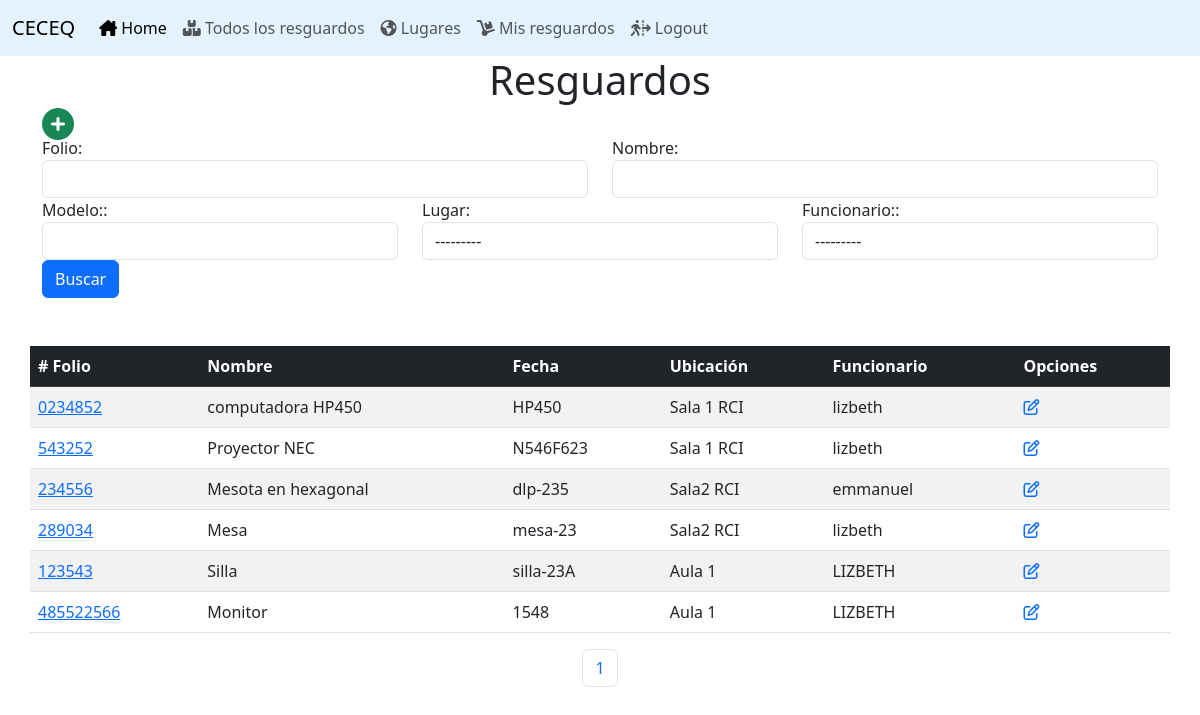
Screenshot of /all_items/ (signed in) with the database file from the repository.
### items/models.py (models this page shows, shortened)
class Item(models.Model):
    n_oficialia = models.CharField(max_length=15, blank=False, verbose_name='Número de Oficialia')
    descripcion = models.CharField(max_length=250,blank=False,verbose_name='Descripción')
    n_serie = models.CharField(max_length=100, blank=False, verbose_name='Número de serie')
    marca = models.CharField(max_length=20, blank=False, verbose_name='Marca')
    modelo_i = models.CharField(max_length=50, blank=True, verbose_name='Modelo')
    f_factura = models.DateField(blank=True, verbose_name='Fecha de factura')
    n_factura = models.CharField(max_length=10,blank=True, verbose_name='Número de factura')
    orden_c = models.CharField(max_length=8,blank=True, verbose_name='Orden de compra')
    proveedor_c = models.CharField(max_length=25,blank=True, verbose_name='Proveedor')
    centro_c = models.CharField(max_length=6,blank=True, verbose_name='Centrocosto')
    comentarios = models.TextField(blank=True, verbose_name='Comentarios')
    lugar = models.ForeignKey(Location,on_delete=models.CASCADE, verbose_name='Lugar')
    funcionario = models.ForeignKey(User,on_delete=models.CASCADE, verbose_name='Funcionario')
    active = models.BooleanField(default=True, verbose_name='Activo')
    created_at = models.DateTimeField(auto_now_add=True)
    updated_at = models.DateTimeField(auto_now=True)

### location/models.py (models this page shows)
class Location(models.Model):
    name = models.CharField(max_length=50, blank=False)
    description = models.CharField(max_length=250,blank=True)
    created_at = models.DateTimeField(auto_now_add=True)
    updated_at = models.DateTimeField(auto_now=True)
    def __str__(self):
        return self.name

### items/views.py (the view)
# urls.py: path('all_items/',viewsItems.list_items_all, name='list_items_all'),
@permission_required('is_staff', 'error_perm') #----- el segundo parametro es para mandar una vista de error
def list_items_all(request):
    item_filter = ItemFilter(request.GET,Item.objects.filter(active=True))
    pagination = Paginator(item_filter.qs,10)
    page = request.GET.get('page')
    items = pagination.get_page(page)
    number_pages = "a"*items.paginator.num_pages
    return render(request,'item/list_all.html',{
        'items':items,
        'item_filter':item_filter,
        'nums': number_pages,
    })

### templates/item/list_all.html (shortened to what this page needs)
{% extends 'base.html' %}
{% block content %}
<main class="container">
    <div class="row">
        <h1 class="text-center ">Resguardos</h1>
        <div>
          <span><a href="{% url 'create_item' %}"><i class="fa-solid fa-circle-plus fa-2xl text-success"></i></a></span>
        </div>
        <form method="GET">
          <div class="row">
            <div class="col">
              <label for="n_oficialia">Folio:</label>
              {{item_filter.form.n_oficialia}}
            </div>
            <div class="col">
              <label for="descripcion">Nombre:</label>
              {{item_filter.form.descripcion}}
            </div>
          </div>
          <div class="row">
            <div class="col">
              <label for="modelo_i">Modelo::</label>
              {{item_filter.form.modelo_i}}
            </div>
            <div class="col">
              <label for="lugar">Lugar:</label>
              {{item_filter.form.lugar}}
            </div>
            <div class="col">
              <label for="funcionario">Funcionario::</label>
              {{item_filter.form.funcionario}}
            </div>
          </div>
          <div>
            <button class="btn btn-primary">Buscar</button>
          </div>
        </form>
        <table class="table table-striped mt-5">
            <thead class="table-dark">
                <tr>
                  <th scope="col"># Folio</th>
                  <th scope="col">Nombre</th>
                  <th scope="col">Fecha</th>
                  <th scope="col">Ubicación</th>
                  <th scope="col">Funcionario</th>
                  <th scope="col">Opciones</th>
                </tr>
              </thead>
              <tbody>
                {% for item in items  %}
                <tr>
                    <td> <a href="{% url 'item_detail' item.id %}">{{ item.n_oficialia }}</a> </td>
                    <td>{{ item.descripcion }}</td>
                    <td>{{ item.modelo_i }}</td>
                    <td>{{ item.lugar }}</td>
                    <td>{{ item.funcionario }}</td>
                    <td> <a href="{% url 'updated_item' item.id %}"><i class="fa-regular fa-pen-to-square text-primary"></i></a> </td>
                  </tr>
                {% endfor %}
              </tbody>
        </table>
    </div>
    <div>
      <nav aria-label="Page navigation example">
          <ul class="pagination justify-content-center">
              {% for i in nums %}
                  <li class="page-item"><a class="page-link" href="?page={{forloop.counter}}">{{forloop.counter}}</a></li>
              {%endfor%}
          </ul>
        </nav>
      </div>
</main>
{% endblock content %}

### templates/base.html (shortened to what this page needs)
<!DOCTYPE html>
<html lang="en">
<head>
    <link rel="stylesheet" href="https://cdn.jsdelivr.net/npm/bootstrap@5.3.0-alpha1/dist/css/bootstrap.min.css">
</head>
<body>
    <nav class="navbar navbar-expand-lg ml-auto "style="background-color: #e3f2fd;" >
        <div class="container-fluid">
          <a class="navbar-brand" href="{% url 'home' %}">CECEQ</a>
          <div class="collapse navbar-collapse" id="navbarSupportedContent">
            <ul class="navbar-nav me-auto mb-2 mb-lg-0">
              <li class="nav-item">
                <a class="nav-link active" aria-current="page" href="{% url 'home' %}"> <i class="fa-sharp fa-solid fa-house-chimney"></i> Home</a>
              </li>
              {% if user.is_staff %}
                <li class="nav-item">
                  <a class="nav-link" href="{% url 'list_items_all' %}"><i class="fa-solid fa-boxes-stacked"></i> Todos los resguardos</a>
                </li>
                <li class="nav-item">
                  <a class="nav-link" href="{% url 'list_location' %}"><i class="fa-solid fa-earth-americas"></i> Lugares</a>
                </li>
              {% endif %}
              {% if user.is_authenticated %}
                <li class="nav-item">
                  <a class="nav-link" href="{% url 'list_items' %}"><i class="fa-solid fa-dolly"></i> Mis resguardos</a>
                </li>
                <li class="nav-item">
                  <a class="nav-link" href="{% url 'logout' %}"><i class="fa-solid fa-person-walking-dashed-line-arrow-right"></i> Logout</a>
                </li>
              {% else %}
                <li class="nav-item pull-xs-right">
                  <a class="nav-link" href="{% url 'login' %}"><i class="fa-solid fa-user"></i> Login</a>
                </li>
              {% endif %}
            </ul>
          </div>
        </div>
      </nav>
    {% block content %}{% endblock content %}
</body>
</html>

### rows the page displays
Item: n_oficialia "0234852", descripcion "computadora HP450", modelo_i "HP450", lugar "Sala 1 RCI", funcionario "lizbeth"
Item: n_oficialia "543252", descripcion "Proyector NEC", modelo_i "N546F623", lugar "Sala 1 RCI", funcionario "lizbeth"
Item: n_oficialia "234556", descripcion "Mesota en hexagonal", modelo_i "dlp-235", lugar "Sala2 RCI", funcionario "emmanuel"
Item: n_oficialia "289034", descripcion "Mesa", modelo_i "mesa-23", lugar "Sala2 RCI", funcionario "lizbeth"
Item: n_oficialia "123543", descripcion "Silla", modelo_i "silla-23A", lugar "Aula 1", funcionario "LIZBETH"
Item: n_oficialia "485522566", descripcion "Monitor", modelo_i "1548", lugar "Aula 1", funcionario "LIZBETH"
